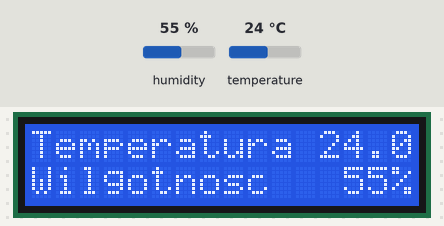
Bench run of a sketch on a simulated Arduino Uno, built with avr-gcc and run on an emulated ATmega328P. On the bench: 16×2 character LCD. The inputs (shaded band) are chosen by the test bench; at power-on: humidity 55 %, temperature 24 °C.

Above: at 9.1 s.
9.2 s: humidity set to 22 %
At 11.1 s:
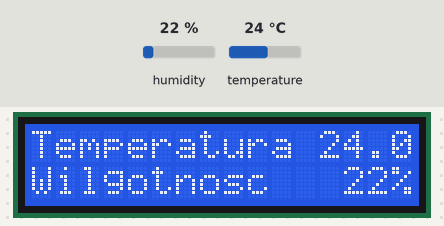
11.4 s: temperature set to 12 °C
At 12.7 s:
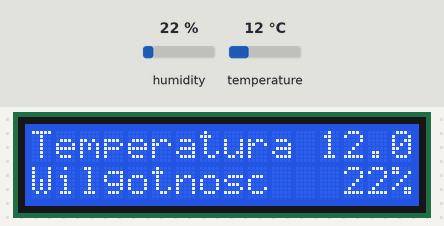
13.5 s: humidity set to 40 %
At 15.2 s:
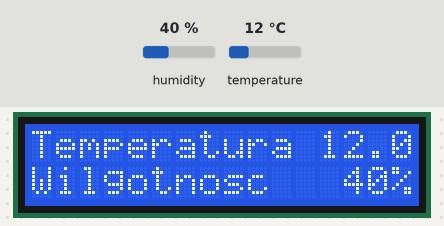
15.5 s: temperature set to 19 °C
At 17.0 s:
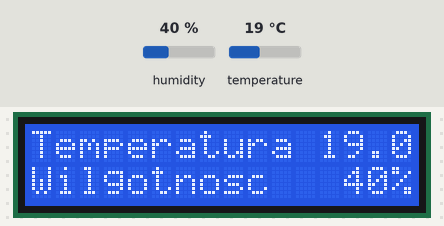
Timing chart, 0 to 18.5 s (numbered marks = the images above; inputs shaded):
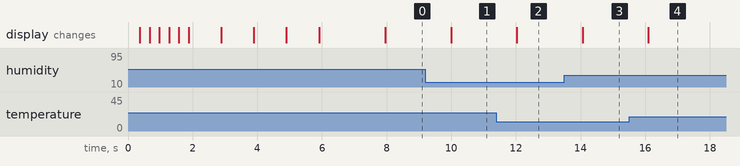

The sketch:

fennec_station.ino
```cpp
#include <DHT.h>               // https://github.com/adafruit/DHT-sensor-library
#include <Wire.h>
#include <LiquidCrystal_I2C.h> // https://github.com/fdebrabander/Arduino-LiquidCrystal-I2C-library

#define DHTPIN 2
#define DHTTYPE DHT11
#define LCDADDR 0x27
#define LCD_WIDTH 16
#define LCD_HEIGHT 2
#define SERIAL_BAUDRATE 9600
#define SERIAL_MESSAGE_DELIMITER_CHAR '|'

LiquidCrystal_I2C lcd(LCDADDR, LCD_WIDTH, LCD_HEIGHT);
DHT dht(DHTPIN, DHTTYPE);

int passedTime = 0;

void setup() {
  dht.begin();
  lcd.begin();

  printWelcomeMessage();
  printTemplate();

  Serial.begin(SERIAL_BAUDRATE);
}

void loop() {
  float temperature = dht.readTemperature();
  int humidity = dht.readHumidity();

  if (isnan(temperature) || isnan(humidity)) {
    printDHTError();
  } else {
    printReadings(temperature, humidity);
  }

  delay(2000);
  passedTime += 2;

  if (passedTime == 10) {
    passedTime = 0;
    if (Serial.available()) {
      lcd.clear();
      for(int i = 0; Serial.available(); i++) {
        lcd.setCursor(0, i);
        String messagePart = Serial.readStringUntil(SERIAL_MESSAGE_DELIMITER_CHAR);
        lcd.print(messagePart);
      }
      delay(10000);
      printTemplate();
    }
  }
}
```

func.ino
```cpp
void printWelcomeMessage() {
  lcd.home();

  char* string = "Fennec";
  lcd.setCursor(3, 0);
  for (int i = 0, cursorPos = 3; i < (int)strlen(string); i++, cursorPos++) {
    lcd.print(string[i]);
    delay(300);
  }

  for (int i = 0; i < 5; i++) {
    lcd.setCursor(6, 1);
    i % 2 == 0 ? lcd.print("station") : lcd.print("       ");
    delay(1000);
  }

  delay(1000);
}

void printTemplate() {
  lcd.clear();
  lcd.print("Temperatura");
  lcd.setCursor(0, 1);
  lcd.print("Wilgotnosc");
}

void printDHTError() {
  lcd.setCursor(12, 1);
  lcd.print("xxxx");
  lcd.setCursor(13, 1);
  lcd.print("xxx");
}

void printReadings(float temperature, int humidity) {
  lcd.setCursor(12, 0);
  lcd.print(temperature, 1);
  lcd.setCursor(13, 1);
  lcd.print(humidity);
  lcd.setCursor(15, 1);
  lcd.print("%");
}
```

Measured:
- after the input at 9.2 s, the display: changes after 0.80 s (image 1)
- after the input at 11.4 s, the display: changes after 0.63 s (image 2)
- after the input at 13.5 s, the display: changes after 0.56 s (image 3)
- after the input at 15.5 s, the display: changes after 0.60 s (image 4)
